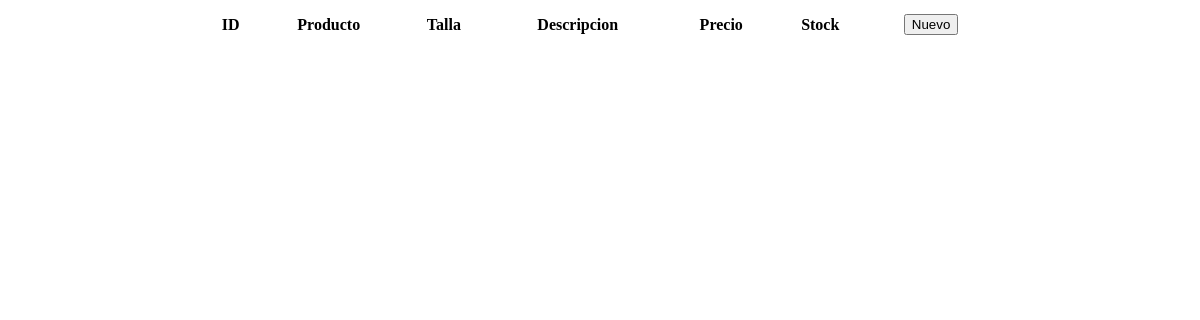
/indexadmin.php, run on an earlier commit of the app's database.
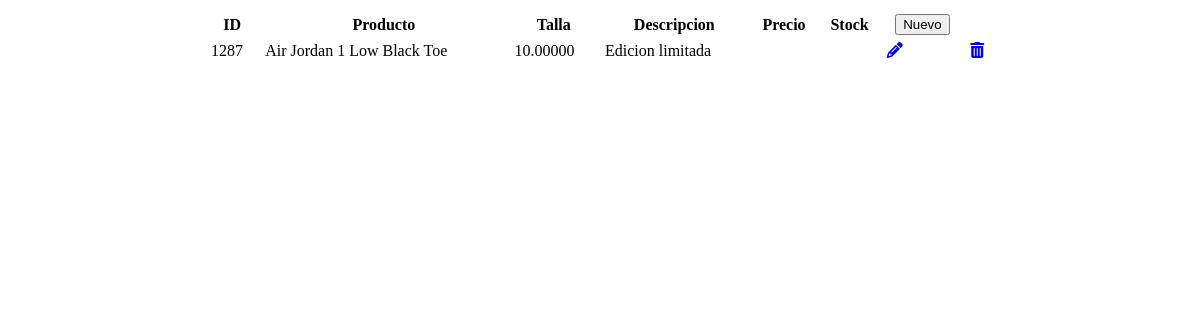
And on a later commit of the database.
### tables this page shows
CREATE TABLE Producto(
	Id_producto INT NOT NULL PRIMARY KEY AUTO_INCREMENT,
	Id_proveedor INT NOT NULL REFERENCES Proveedor(Id_proveedor),
	Nombre VARCHAR(50) NOT NULL,
	Talla DECIMAL(10, 5) NOT NULL,
	Detalle VARCHAR(200) NOT NULL
);

### indexadmin.php (the view, shortened to what this page needs)
<!DOCTYPE html>
<html>
  <head>
  </head>
  <body>
  <div class="todo">
    <div id="contenido">
      <table style="margin: auto; width: 800px; border-collapse: separate; border-spacing: 10px 5px;">
        <thead>
          <div>
            <th>ID</th>
            <th>Producto</th>
            <th>Talla</th>
            <th>Descripcion</th>
            <th>Precio</th>
            <th>Stock</th>
          </div>
          <th> <a href="nuevo_prod1.php"> <button type="button" class="btn btn-info">Nuevo</button> </a> </th>
        </thead>
        <?php
          include "conexion.php";
          $sentencia="SELECT * FROM Producto";
          $resultado= $conexion->query($sentencia) or die (mysqli_error($conexion));
          foreach($resultado as $fila): ?>
            <div>
              <?php echo "<tr>";
                    echo "<td>"; echo $fila['Id_producto']; echo "</td>";
                    echo "<td>"; echo $fila['Nombre']; echo "</td>";
                    echo "<td>"; echo $fila['Talla']; echo "</td>";
                    echo "<td>"; echo $fila['Detalle']; echo "</td>";
                    echo "<td>"; echo $fila['Precio']; echo "</td>";
                    echo "<td>"; echo $fila['Stock']; echo "</td>";
                    echo "<td> <a href='modif_prod1.php?Id_producto=".$fila['Id_producto']."'>"?> <i class="fas fa-pencil-alt"></i> <?php "</a> </td>";
                    echo "<td> <a href='eliminar_prod.php?Id_producto=".$fila['Id_producto']."''>"?> <i class="fas fa-trash-alt"></i> <?php "</a> </td>";
                  echo "</tr>";?>
            </div>
          <?php endforeach ?>
    </table>
  </body>
</html>

What changed in the data, as far as the page shows it:
added producto: Id_producto "1287", Nombre "Air Jordan 1 Low Black Toe", Talla "10.00000", Detalle "Edicion limitada"
